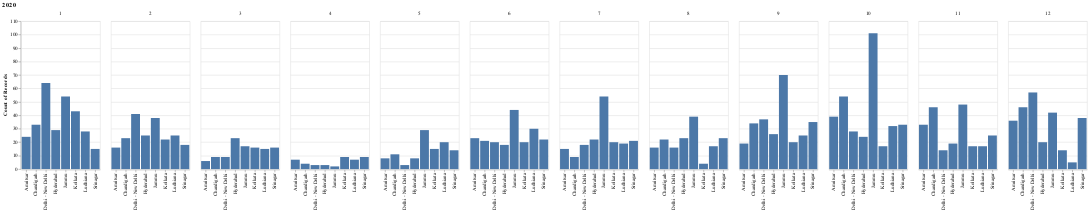

The notebook cell saved with this chart:
### Code cell
plot_cities

### Figure 1 — Vega-Lite specification as saved in the notebook (floating-point values rounded to 4 significant figures; data arrays with more than 128 entries replaced by an {"elided": "..."} marker saying what was removed)
{"data": {"values": {"elided": "2368 records"}}, "encoding": {"column": {"field": "column", "title": null}, "x": {"field": "x", "title": null, "type": "nominal"}, "y": {"aggregate": "count", "type": "quantitative"}}, "mark": "bar", "title": "2020"}
